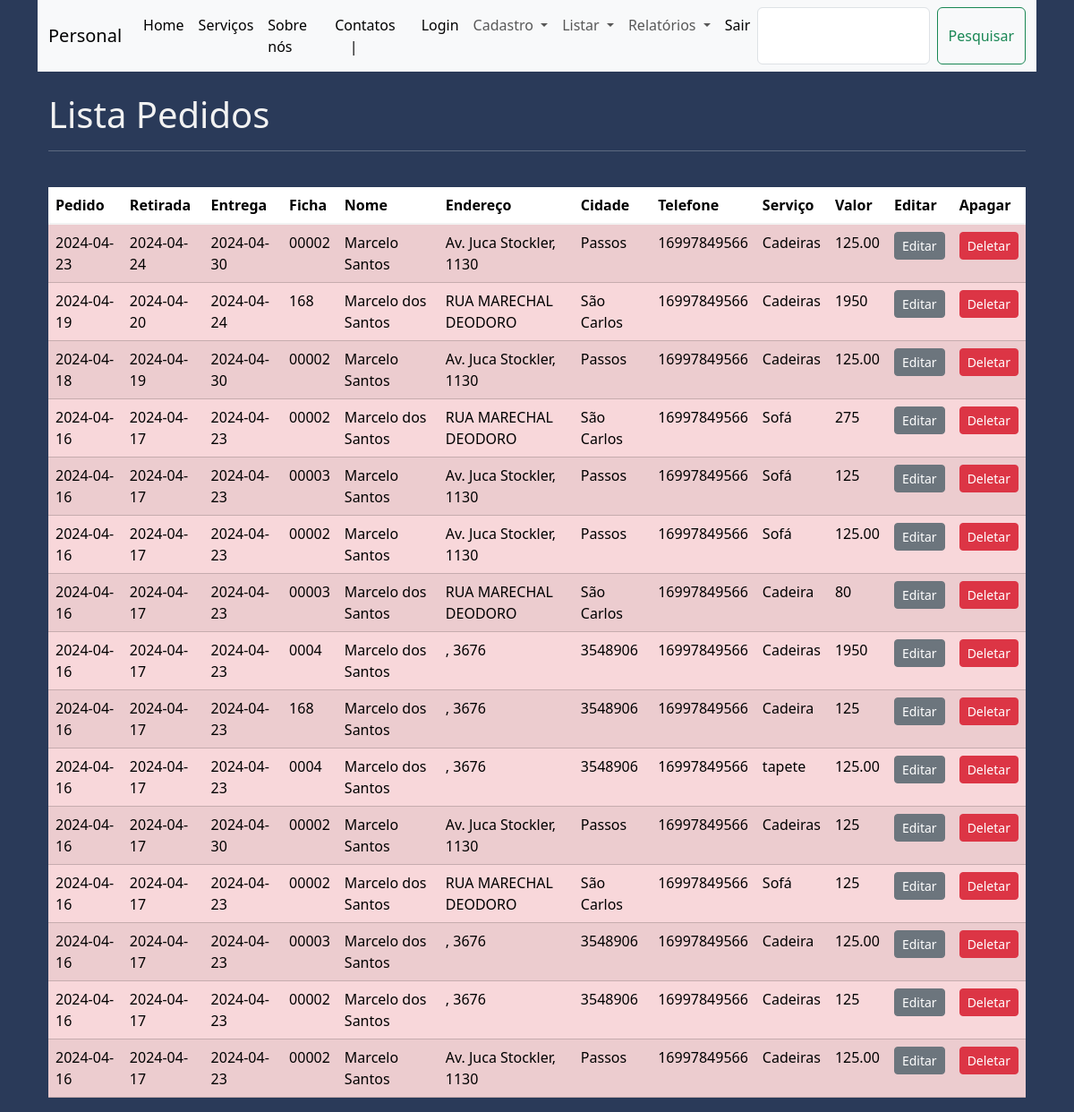
The app's page /listar_pedidos (signed in), older data.
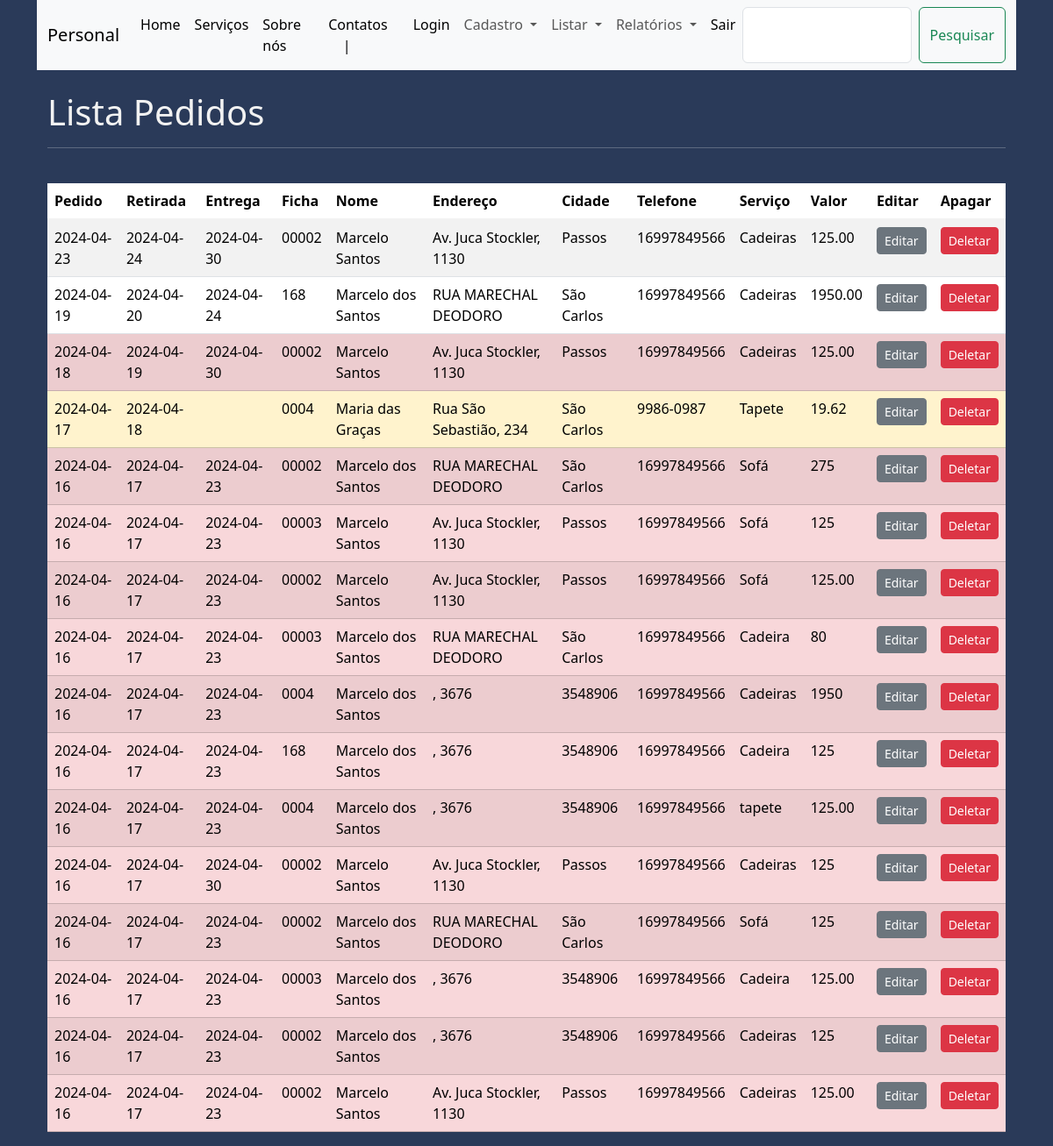
The same page, newer data.
### app.py (models this page shows)
class Product(db.Model):
    __tablename__ = "pedido"
    id_pedido = db.Column(db.Integer, primary_key=True)
    data_pedido = db.Column(db.String(30))
    data_retirada = db.Column(db.String(30))
    data_entrega = db.Column(db.String(30))
    id_ficha = db.Column(db. String(30))
    nome = db.Column(db.String(200), nullable=False)
    endereco = db.Column(db.String(250))
    cidade = db.Column(db.String(50))
    telefone = db.Column(db.String(100), nullable=False)
    servico = db.Column(db.String(100))
    valor = db.Column(db.String(30))
    status = db.Column(db.String(30))
    deletar = db.Column(db.String(5))

### app.py (the view)
@app.route("/listar_pedidos", methods=['GET', 'POST'])
def listar_pedidos():
    if request.method == "POST":
        termo = request.form["pesquisa"]
        resultado = db.session.execute(
            db.select(Product)
            .filter(
                ((Product.data_pedido.like(f'%{termo}%')) |
                 (Product.data_retirada.like(f'%{termo}%')) |
                 (Product.data_entrega.like(f'%{termo}%')) |
                 (Product.id_ficha.like(f'%{termo}%')) |
                 (Product.nome.like(f'%{termo}%')) |
                 (Product.endereco.like(f'%{termo}%')) |
                 (Product.cidade.like(f'%{termo}%')) |
                 (Product.telefone.like(f'%{termo}%')) |
                 (Product.servico.like(f'%{termo}%')) |
                 (Product.valor.like(f'%{termo}%')) |
                 (Product.status.like(f'%{termo}%'))) &
                (Product.deletar != "0")
            )
            .order_by(desc(Product.data_pedido))  # Ordena por data_pedido do mais recente para o mais antigo
        ).scalars()
        return render_template('pedidos.html', pedidos=resultado)
    else:
        pedidos = db.session.execute(
            db.select(Product)
            .filter(Product.deletar == "1")
            .order_by(desc(Product.data_pedido))  # Ordena por data_pedido do mais recente para o mais antigo
        ).scalars()
        return render_template('pedidos.html', pedidos=pedidos)

### app.py (called while the page is built)
@app.before_request
def verificar_autenticacao():
    endpoints_protegidos = ["/cadastrar_pedido",
                            "/listar_pedidos",
                            "/cadastrar_despesas",
                            "/listar_despesas",
                            "/search_e",
                            "/search_p",
                            "/search_r",
                            "/search_d",]
    if request.path in endpoints_protegidos:
        if not session.get('logged_in'):
            return redirect("/erro_pagina_403")

### templates/pedidos.html (shortened to what this page needs)
{% extends 'base.html' %}
{% block pesquisa %}
<form class="d-flex" role="search" action="{{url_for('listar_pedidos')}}" method="post">
    <input class="form-control me-2" type="search" aria-label="Search" name="pesquisa">
    <button class="btn btn-outline-success" type="submit">Pesquisar</button>
</form>
{% endblock %}
{% block main %}
<div class="container">
    <br>
    <div>
        <h1>Lista Pedidos</h1>
    <hr>
    <br>
    </div>
    <table class="table table-striped">
        <thead>
            <tr>
                <th>Pedido</th>
                <th>Retirada</th>
                <th>Entrega</th>
                <th>Ficha</th>
                <th>Nome</th>
                <th>Endereço</th>
                <th>Cidade</th>
                <th>Telefone</th>
                <th>Serviço</th>
                <th>Valor</th>
                <th>Editar</th>
                <th>Apagar</th>
            </tr>
        </thead>
        <tbody class="table-group-divider">
            {% for pedido in pedidos %}
            <tr {% if pedido.data_retirada==""%}class="table-success" {% endif %}
            {% if pedido.data_entrega ==""%}class="table-warning" {% endif %}
            {% if pedido.status=="devedor" or pedido.status=="Devedor" %}class="table-danger"{% endif %}>
                <td>{{ pedido.data_pedido }}</td>
                <td>{{ pedido.data_retirada }}</td>
                <td>{{ pedido.data_entrega }}</td>
                <td>{{ pedido.id_ficha }}</td>
                <td>{{ pedido.nome }}</td>
                <td>{{ pedido.endereco }}</td>
                <td>{{ pedido.cidade }}</td>
                <td>{{ pedido.telefone }}</td>
                <td>{{ pedido.servico }}</td>
                <td>{{ pedido.valor }}</td>
                <td><a href="{{ url_for('editar_pedido', id_pedido=pedido.id_pedido)}}"
                        class="btn btn-secondary btn-sm">Editar</a>
                </td>
                <td><a href="{{ url_for('deletar_pedido', id_pedido=pedido.id_pedido)}}"
                        onclick="return confirm('Deseja realmente deletar esse pedido?')"
                        class="btn btn-danger btn-sm">Deletar</a></td>
            </tr>
            {% endfor %}
        </tbody>
    </table>
</div>
{% endblock %}

### templates/base.html (shortened to what this page needs)
<!DOCTYPE html>
<html lang="pt-BR">
<head>
  <link rel="stylesheet" href="{{ url_for('static', filename='css/bootstrap.min.css') }}">
  <link rel="stylesheet" href="static/css/css.css" class="css">
</head>
<body>
  <div class="container">
    <nav class="navbar sticky-top navbar-expand-lg bg-body-tertiary">
      <div class="container-fluid">
        <a class="navbar-brand" href="{{ url_for('home') }}">Personal</a>
        <div class="collapse navbar-collapse" id="navbarSupportedContent">
          <ul class="navbar-nav me-auto mb-2 mb-lg-0">
            <li class="nav-item">
              <a class="nav-link active" aria-current="page" href="{{ url_for('home') }}">Home</a>
            </li>
            <li class="nav-item">
              <a class="nav-link active" aria-current="page" href="{{ url_for('servicos') }}">Serviços</a>
            </li>
            <li class="nav-item">
              <a class="nav-link active" aria-current="page" href="{{ url_for('sobre_nos') }}">Sobre nós</a>
            </li>
            <li class="nav-item">
              <a class="nav-link active" aria-current="page" href="{{ url_for('contatos') }}">Contatos
                &nbsp&nbsp&nbsp&nbsp|&nbsp</a>
            </li>
            <li class="nav-item">
              <a class="nav-link active" aria-current="page" href="{{ url_for('login') }}">Login</a>
            </li>
            <li class="nav-item dropdown">
              <a class="nav-link dropdown-toggle" href="#" role="button" data-bs-toggle="dropdown"
                aria-expanded="false">
                Cadastro
              </a>
            </li>
            <li class="nav-item dropdown">
              <a class="nav-link dropdown-toggle" href="#" role="button" data-bs-toggle="dropdown"
                aria-expanded="false">
                Listar
              </a>
            </li>
            <li class="nav-item dropdown">
              <a class="nav-link dropdown-toggle" href="#" role="button" data-bs-toggle="dropdown"
                aria-expanded="false">
                Relatórios
              </a>
            </li>
            <li class="nav-item">
              <a class="nav-link active" aria-current="page" href="{{ url_for('logout') }}">Sair</a>
            </li>
            {% block pesquisa %}
            {% endblock %}
          </ul>
        </div>
      </div>
    </nav>
    <main>
      {% block main %}
      {% endblock %}
    </main>
  </div>
</body>
</html>

### static/css/css.css (style rules this page uses)
body { background-color: #2A3A59; color: #F2F2F2; }

Row changes from the older to the newer data that the page shows:
changed Product (number 1 of 16 on the later page): status "devedor" → "pago" (drawn)
changed Product (number 2 of 16 on the later page): status "devedor" → "pago" (drawn); valor "1950" → "1950.00"
added Product: data_pedido "2024-04-17", data_retirada "2024-04-18", id_ficha "0004", nome "Maria das Graças", endereco "Rua São Sebastião, 234", cidade "São Carlos", telefone "9986-0987", servico "Tapete", valor "19.62"
